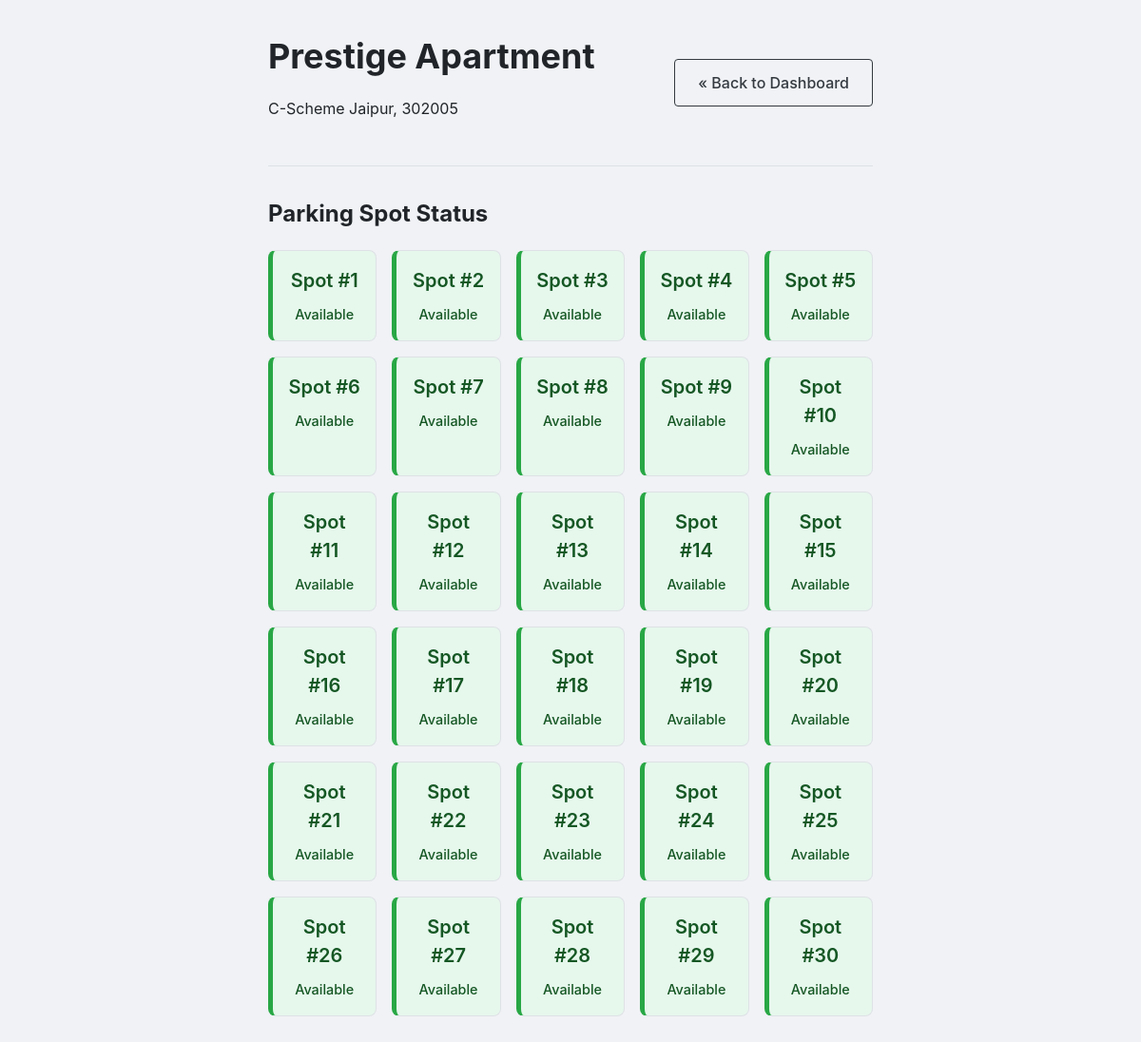
The page /admin/lot/1 (signed in) on the database its author committed.
### models/database.py (models this page shows)
class ParkingLot(db.Model):
    __tablename__ = 'parking_lot'
    id = db.Column(db.Integer, primary_key=True)
    name = db.Column(db.String(50), nullable=False)
    address = db.Column(db.String(100), nullable=False)
    pincode = db.Column(db.String(10), nullable=False)
    capacity = db.Column(db.Integer, nullable=False)
    price_per_hour = db.Column(db.Float, nullable=False)
    spots = db.relationship('ParkingSpot', backref='lot', lazy=True, cascade="all, delete-orphan")

class ParkingSpot(db.Model):
    __tablename__ = 'parking_spot'
    id = db.Column(db.Integer, primary_key=True)
    lot_id = db.Column(db.Integer, db.ForeignKey('parking_lot.id'), nullable=False)
    spot_number = db.Column(db.Integer, nullable=False)
    status = db.Column(db.String(1), default='A', nullable=False) # 'A' for Available, 'O' for Occupied
    reservation = db.relationship('Reservation', backref='spot', uselist=False, cascade="all, delete-orphan")

### routes/admin_routes.py (the view)
@admin_bp.route('/admin/lot/<int:lot_id>')
def lot_details(lot_id):
    if not session.get('is_admin'):
        flash('You must be an admin to view this page.', 'danger')
        return redirect(url_for('auth.login'))
    lot = ParkingLot.query.get_or_404(lot_id)
    return render_template('lot_details.html', lot=lot)

### templates/lot_details.html
{% extends "layout.html" %}
{% block content %}
<div class="dashboard-container">
    <div class="dashboard-header">
        <div>
            <h1>{{ lot.name }}</h1>
            <p class="lot-meta">{{ lot.address }}, {{ lot.pincode }}</p>
        </div>
        <a href="{{ url_for('admin.admin_dashboard') }}" class="btn btn-outline">&laquo; Back to Dashboard</a>
    </div>
    <hr>
    <h2>Parking Spot Status</h2>
    <div class="spot-grid">
        {% for spot in lot.spots %}
            <div class="spot-card status-{{ spot.status }}">
                <span class="spot-number">Spot #{{ spot.spot_number }}</span>
                <span class="spot-status">
                    {% if spot.status == 'A' %}
                        Available
                    {% else %}
                        Occupied
                    {% endif %}
                </span>
            </div>
        {% endfor %}
    </div>
</div>
{% endblock %}

### templates/layout.html (shortened to what this page needs)
<!DOCTYPE html>
<html lang="en">
<head>
    <link rel="stylesheet" href="{{ url_for('static', filename='style.css') }}">
</head>
<body>
    <div class="main-container">
        {% block content %}{% endblock %}
    </div>
</body>
</html>

### Static/style.css (style rules this page uses)
html { box-sizing: border-box; }
*, *:before, *:after { box-sizing: inherit; }
body { margin: 0; font-family: -apple-system, BlinkMacSystemFont, "Segoe UI", Roboto, "Helvetica Neue", Arial, sans-serif; background-color: #f0f2f5; color: #212529; line-height: 1.5; }
.main-container { max-width: 700px; margin: 0 auto; padding: 2rem; }
.btn { display: inline-block; font-weight: 500; text-align: center; cursor: pointer; border: 1px solid transparent; padding: 0.75rem 1.5rem; font-size: 1rem; border-radius: 0.25rem; text-decoration: none; transition: all 0.2s ease-in-out; }
.btn-outline { color: #343a40; border-color: #343a40; background-color: transparent; }
.dashboard-container { max-width: 900px; }
.dashboard-header { display: flex; justify-content: space-between; align-items: center; margin-bottom: 1rem; }
.dashboard-header h1 { margin: 0; font-size: 2.25rem; }
hr { margin: 2rem 0; border: 0; border-top: 1px solid #dee2e6; }
.spot-grid { display: grid; grid-template-columns: repeat(auto-fill, minmax(100px, 1fr)); gap: 1rem; }
.spot-card { border: 1px solid #dee2e6; border-radius: 0.5rem; padding: 1rem; text-align: center; font-weight: 500; }
.spot-card .spot-number { display: block; font-size: 1.25rem; font-weight: 600; margin-bottom: 0.5rem; }
.spot-card .spot-status { font-size: 0.9rem; }
.spot-card.status-A { background-color: #e6f7ec; border-left: 5px solid #28a745; color: #155724; }

### rows shown on the page
ParkingLot: name "Prestige Apartment", address "C-Scheme Jaipur", pincode "302005"
ParkingSpot: spot_number "1", status "Available"
ParkingSpot: spot_number "2", status "Available"
ParkingSpot: spot_number "3", status "Available"
ParkingSpot: spot_number "4", status "Available"
ParkingSpot: spot_number "5", status "Available"
ParkingSpot: spot_number "6", status "Available"
ParkingSpot: spot_number "7", status "Available"
ParkingSpot: spot_number "8", status "Available"
ParkingSpot: spot_number "9", status "Available"
ParkingSpot: spot_number "10", status "Available"
ParkingSpot: spot_number "11", status "Available"
ParkingSpot: spot_number "12", status "Available"
ParkingSpot: spot_number "13", status "Available"
ParkingSpot: spot_number "14", status "Available"
ParkingSpot: spot_number "15", status "Available"
ParkingSpot: spot_number "16", status "Available"
ParkingSpot: spot_number "17", status "Available"
ParkingSpot: spot_number "18", status "Available"
ParkingSpot: spot_number "19", status "Available"
ParkingSpot: spot_number "20", status "Available"
ParkingSpot: spot_number "21", status "Available"
ParkingSpot: spot_number "22", status "Available"
ParkingSpot: spot_number "23", status "Available"
ParkingSpot: spot_number "24", status "Available"
ParkingSpot: spot_number "25", status "Available"
ParkingSpot: spot_number "26", status "Available"
ParkingSpot: spot_number "27", status "Available"
ParkingSpot: spot_number "28", status "Available"
ParkingSpot: spot_number "29", status "Available"
ParkingSpot: spot_number "30", status "Available"
